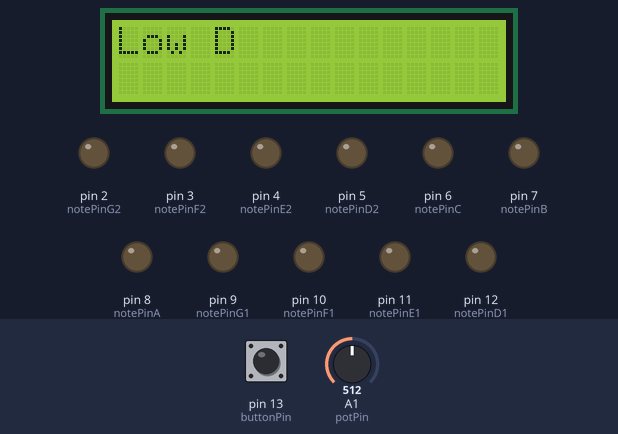
Bench run of a sketch on a simulated Arduino Uno, built with avr-gcc and run on an emulated ATmega328P. Parts: 16×2 character LCD, output pins drawn as LEDs (lit = HIGH). Inputs (shaded band) come from the test bench; at power-on: pin 13 (buttonPin) HIGH, A1 (potPin) = 512. Random numbers use the default seed unless the sketch sets one; pins used as bus, display or sensor lines are not drawn; what the sketch prints to the serial monitor is not drawn.

Above: at 1.2 s.
1.3 s: pin 13 (buttonPin) pulled LOW for 0.15 s
At 2.4 s:
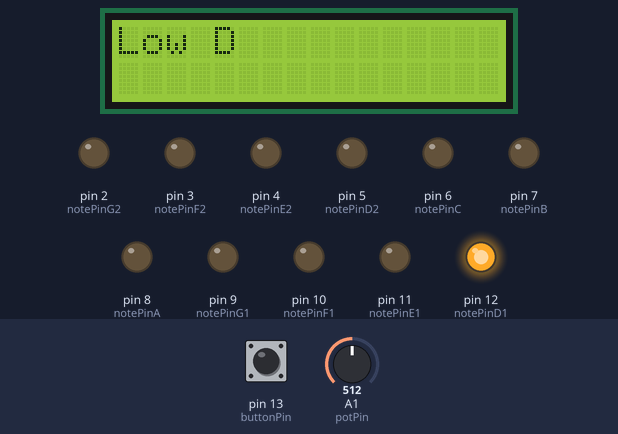
Timing chart, 0 to 4.3 s (numbered marks = the images above; inputs shaded):
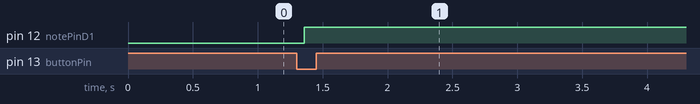

The sketch:

Pot111325.ino
```cpp
const int notePinD1 = 12;
const int notePinE1 = 11;
const int notePinF1 = 10;
const int notePinG1 = 9;
const int notePinA = 8;
const int notePinB = 7;
const int notePinC = 6;
const int notePinD2 = 5;
const int notePinE2 = 4;
const int notePinF2 = 3;
const int notePinG2 = 2;


// keep your button pin
const int buttonPin = 13;


#include <Wire.h>
#include <LiquidCrystal_I2C.h>

LiquidCrystal_I2C lcd(0x27, 16, 2);

//const int trigPin = 9;
//const int echoPin = 10;

//float duration, distance;

int Letter[] = {1,2,3,4,5,6,7,8,9,10,11};


float a=8;
float b = a+4;

//integers for potentiometer
const int potPin = A1;
int potValue;
int mappedValue;

const int redLedPin = 0;
const int blueLedPin = 1;


void setup() {


pinMode(buttonPin, INPUT_PULLUP);

pinMode(notePinD1, OUTPUT);
pinMode(notePinE1, OUTPUT);
pinMode(notePinF1, OUTPUT);
pinMode(notePinG1, OUTPUT);
pinMode(notePinA, OUTPUT);
pinMode(notePinB, OUTPUT);
pinMode(notePinC, OUTPUT);
pinMode(notePinD2, OUTPUT);
pinMode(notePinE2, OUTPUT);
pinMode(notePinF2, OUTPUT);
pinMode(notePinG2, OUTPUT);

digitalWrite(notePinD1, LOW);
digitalWrite(notePinE1, LOW);
digitalWrite(notePinF1, LOW);
digitalWrite(notePinG1, LOW);
digitalWrite(notePinA, LOW);
digitalWrite(notePinB, LOW);
digitalWrite(notePinC, LOW);
digitalWrite(notePinD2, LOW);
digitalWrite(notePinE2, LOW);
digitalWrite(notePinF2, LOW);
digitalWrite(notePinG2, LOW);


  //potentiometer serial reading
  Serial.begin(9600);

  //pinMode(trigPin, OUTPUT);
  //pinMode(echoPin, INPUT);
  pinMode(A1,INPUT);
  pinMode(blueLedPin,OUTPUT);
  pinMode(redLedPin,OUTPUT);
  Serial.begin(9600);
  randomSeed(analogRead(0));

  lcd.init();
  lcd.backlight();


  //lcd.print("Hello World!");
}

int selectedValue = Letter[0];


int cycle() {
  int randomIndex = random(0,10);
  selectedValue = Letter[randomIndex];
  //Serial.println("cycle function");
  delay(1000);
  //Serial.println(selectedValue);
  return randomIndex;

}


void loop() {


  //potentiometer reading thorugh serial
  potValue = analogRead(potPin);


if (digitalRead(buttonPin) == LOW) {
  if (selectedValue == 1) digitalWrite(notePinD1, HIGH);
  if (selectedValue == 2) digitalWrite(notePinE1, HIGH);
  if (selectedValue == 3) digitalWrite(notePinF1, HIGH);
  if (selectedValue == 4) digitalWrite(notePinG1, HIGH);
  if (selectedValue == 5) digitalWrite(notePinA, HIGH);
  if (selectedValue == 6) digitalWrite(notePinB, HIGH);
  if (selectedValue == 7) digitalWrite(notePinC, HIGH);
  if (selectedValue == 8) digitalWrite(notePinD2, HIGH);
  if (selectedValue == 9) digitalWrite(notePinE2, HIGH);
  if (selectedValue == 10) digitalWrite(notePinF2, HIGH);
  if (selectedValue == 11) digitalWrite(notePinG2, HIGH);

}

if (a < potValue && potValue < b) {
  digitalWrite(notePinD1, LOW);
  digitalWrite(notePinE1, LOW);
  digitalWrite(notePinF1, LOW);
  digitalWrite(notePinG1, LOW);
  digitalWrite(notePinA, LOW);
  digitalWrite(notePinB, LOW);
  digitalWrite(notePinC, LOW);
  digitalWrite(notePinD2, LOW);
  digitalWrite(notePinE2, LOW);
  digitalWrite(notePinF2, LOW);
  digitalWrite(notePinG2, LOW);

  cycle();
}


    //Ultrasonic Sensor Code
  //digitalWrite(trigPin, LOW);
  //delayMicroseconds(2);
  //digitalWrite(trigPin, HIGH);
  //delayMicroseconds(10);
  //digitalWrite(trigPin, LOW);

  //duration = pulseIn(echoPin, HIGH);
  //distance = (duration*.0343)/2;
  //Serial.print("Distance: ");
  //Serial.println(distance);
  //delay(100);


  Serial.println(potValue);

  //Serial.println("before if statement");
  if (a < potValue && potValue < b) {
    //Serial.println("if statement is true");
    digitalWrite(blueLedPin,LOW);
    digitalWrite(redLedPin,HIGH);
    cycle();
    //Serial.println(selectedValue);
  } else{
    digitalWrite(blueLedPin,HIGH);
    digitalWrite(redLedPin,LOW);
  }


  //Serial.println(selectedValue);
  lcd.clear();

  if (selectedValue == 1){
  lcd.print("Low D");
  a=89;

  }

  if (selectedValue == 2){
  lcd.print("Low E");
  a=100;
  }

  if (selectedValue == 3){
  lcd.print("Low F");
  a=114;
  }

  if (selectedValue == 4){
  lcd.print("Low G");
  a=126;
  }

  if (selectedValue == 5){
  lcd.print("A");
  a=139;
  }

  if (selectedValue == 6){
  lcd.print("B");
  a=149;
  }

  if (selectedValue == 7){
  lcd.print("C");
  a=155;
  }

if (selectedValue == 8){
  lcd.print("High D");
  a=155;
  }

if (selectedValue == 9){
  lcd.print("High E");
  a=155;
  }

if (selectedValue == 10){
  lcd.print("High F");
  a=155;
  }

if (selectedValue == 11){
  lcd.print("High G");
  a=155;
  }

b=a+3;
a=a-3;

  //Serial.print("Range: (");
  //Serial.print(a);
  //Serial.print(",");
  //Serial.print(b);
  //Serial.println(")");

  delay(100);
}
```

Measured:
- after the input at 1.3 s, pin 12 (notePinD1): LOW → HIGH after 0.06 s
